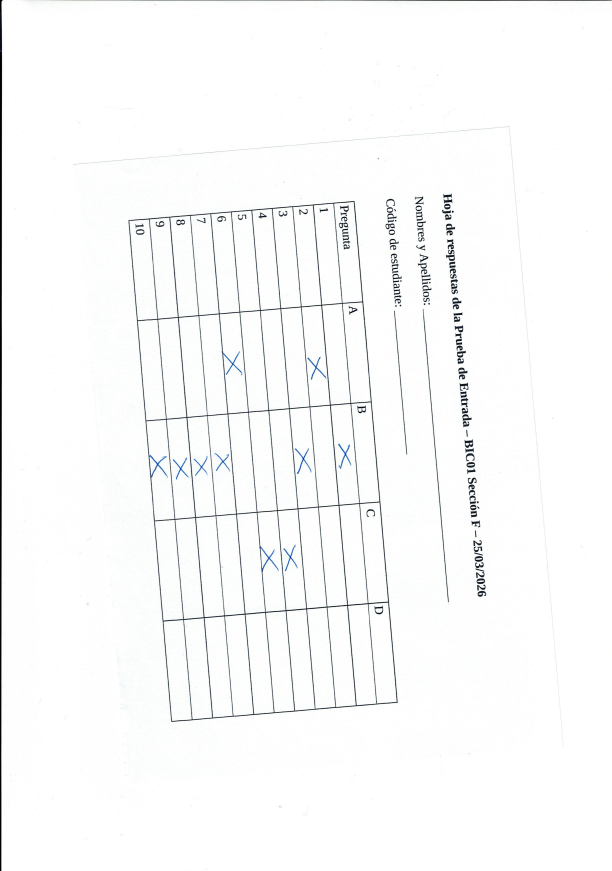
#> input picture PC1/IMG1.jpeg, 2448 x 3484 px (shown at 1/4 size)
$ jupyter execute PC1_CLA.ipynb   (shell and % lines are left out)
#> lines starting #> are read from the running program, lines starting #| are printed output that depends on the picture; after the words box and inside, x2 and y2 are one past the last pixel; in counts of white or black regions, pixels touching at a corner belong together
# Descarga de imágenes

[cell 1]
import gdown

file_id = "1IGYI4jA5vnkkwlkpE-KbaQBCXSZ2OV4p"
url = f"https://drive.google.com/uc?id={file_id}"

gdown.download(url, "IMG2.jpeg", quiet=False)
#> (this line was passed over: gdown is not available in this run)

[cell 2]
import gdown

file_id = "1txXax0YIq-gyt9xvpcbwYQjmAEpV-aeZ"
url = f"https://drive.google.com/uc?id={file_id}"

gdown.download(url, "IMG1.jpeg", quiet=False)
#> (this line was passed over: gdown is not available in this run)

# Su código aquí

[cell 3]
import cv2
import numpy as np
import matplotlib.pyplot as plt

[cell 4]
img = cv2.imread('IMG1.jpeg')[:,:,::-1]
gray = cv2.cvtColor(img, cv2.COLOR_BGR2GRAY)
blur = cv2.GaussianBlur(gray, (5,5), 0)

[cell 5]
plt.imshow(img)

[cell 6]
plt.imshow(gray, cmap = 'gray')

[cell 7]
plt.imshow(blur, cmap = 'gray')

[cell 8]
edges = cv2.Canny(blur, 50, 150)
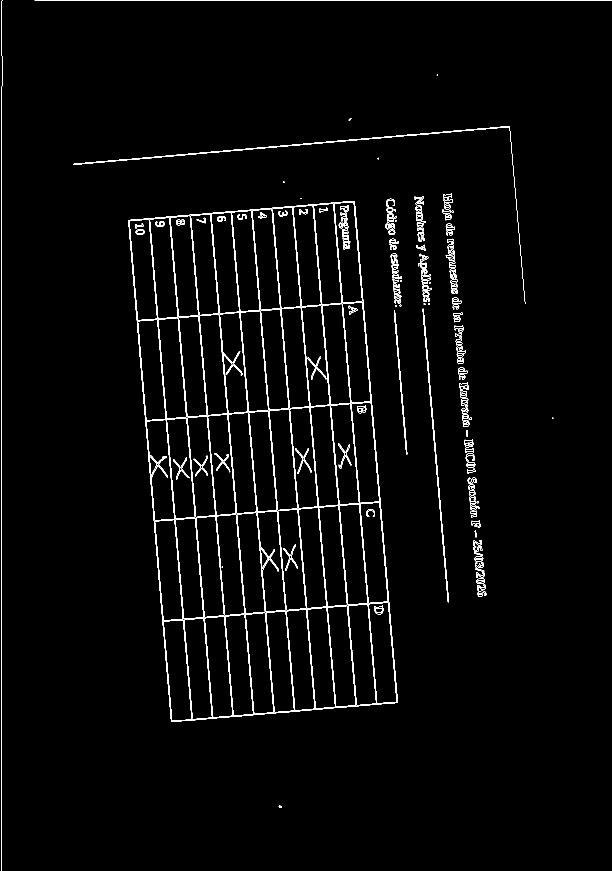
#> edges: shape (3484, 2448) (shown at 1/4 size); 1.1% white in thin lines or dots

[cell 9]
edges

[cell 10]
contours, _ = cv2.findContours(edges, cv2.RETR_EXTERNAL, cv2.CHAIN_APPROX_SIMPLE)
#> contours = 157 contours, 68 with area under 20; largest, box (x1, y1, x2, y2) and area: (514, 804, 1591, 2888) 1829856, (292, 505, 2101, 1216) 5120, (1690, 1235, 1796, 2409) 3886, (1576, 1242, 1629, 1818) 1887, (1857, 1758, 1893, 1792) 830

contours = sorted(contours, key=cv2.contourArea, reverse=True)

for cnt in contours:
    peri = cv2.arcLength(cnt, True)
    approx = cv2.approxPolyDP(cnt, 0.02 * peri, True)

    if len(approx) == 4:
        sheet = approx
        break
#> this loop made 1 pass
#> (peri, sheet) on pass 1: (6032.3, [[1417, 804], [514, 881], [686, 2887], [1590, 2810]])

[cell 11]
pts = sheet.reshape(4,2)
#> pts = [[1417, 804], [514, 881], [686, 2887], [1590, 2810]]

[cell 12]
pts
#> Out has the same summary as pts

[cell 13]
#Definimos los puntos de las esquinas del papel
#Dibujamos los puntos y el poligono en la imagen
puntos = np.float32([[1417,804], [514,881],[686,2887],[1590,2810],])

imgDibujo = img.copy()


cv2.circle(imgDibujo, (1417, 804), 20, (255,0,0), -1)
cv2.circle(imgDibujo, (514, 881), 20, (255,0,0), -1)
cv2.circle(imgDibujo, (686, 2887), 20, (255,0,0), -1)
cv2.circle(imgDibujo, (1590, 2810), 20, (255,0,0), -1)

pts = puntos.reshape((-1,1,2))
cv2.polylines(imgDibujo, [pts.astype(np.int32)], True, (0,255,0), thickness=10)

plt.figure(figsize=(10,10))
plt.imshow(imgDibujo)
plt.show()

[cell 14]
width = 500
height = 700

# Hacemos la transformacion
target = np.float32([[0,0],[width,0],[width,height],[0,height]])


matrix = cv2.getPerspectiveTransform(puntos, target)
result = cv2.warpPerspective(img, matrix, (width,height))
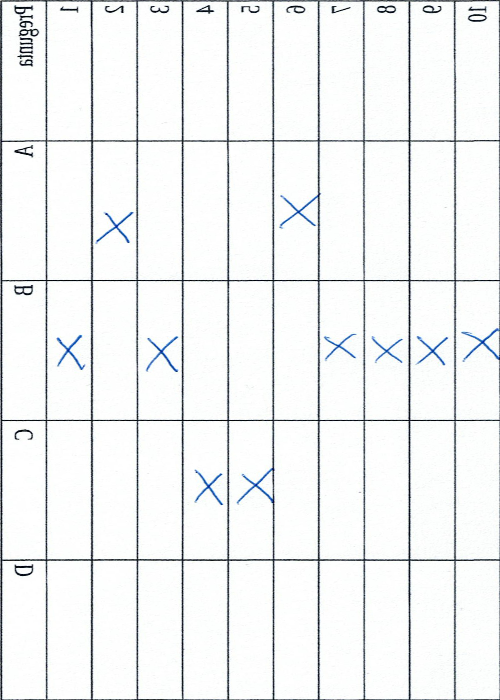
#> result: shape (700, 500, 3); mean R, G, B 240.3, 242.1, 242.5

 #solo quiero invertir la imagen
result = result[:,::-1,]
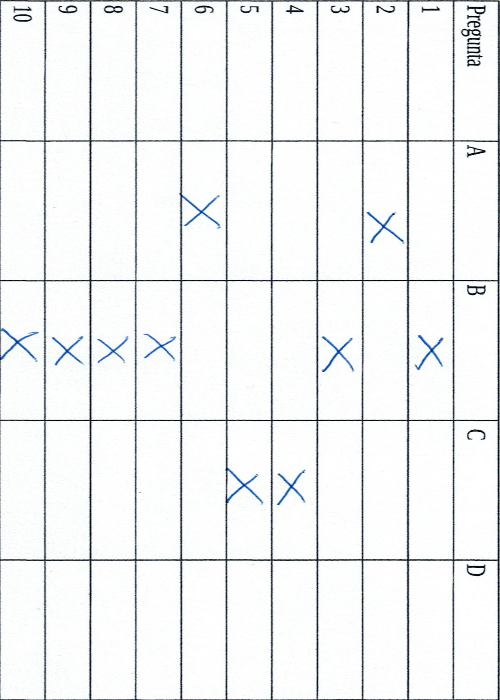
#> result: shape (700, 500, 3); mean R, G, B 240.3, 242.1, 242.5

plt.figure(figsize=(10,10))
plt.imshow(result)
plt.show()

[cell 15]
#limites de color azul para el trabajo
lower_azul = np.array([0,0,0]) #minimo azul
upper_azul = np.array([60,160,255]) #maximo azul

#Buscamos todos los pixeles que estan entre el minimo y maximo azul
mask = cv2.inRange(result, lower_azul, upper_azul)
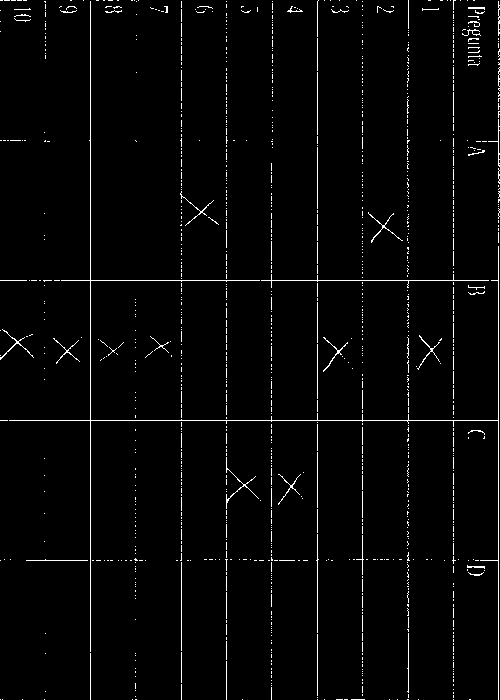
#> mask: shape (700, 500); 2.3% white in thin lines or dots

#Obtenemos solo los pixeles que tienen las propiedades definidas
res = cv2.bitwise_and(result, result, mask = mask)
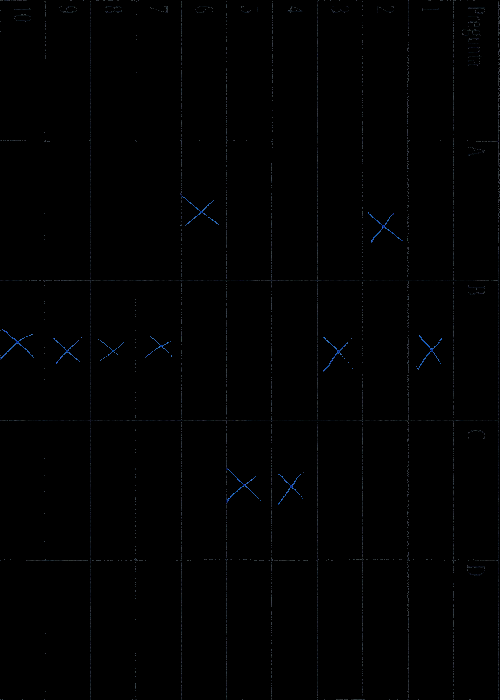
#> res: shape (700, 500, 3); mean R, G, B 0.7, 1, 1.3

plt.figure(figsize=(15,15))
plt.imshow(res)
plt.show()


#Buscamos todos los pixeles que estan entre el minimo y maximo azul
mask2 = cv2.inRange(result, lower_azul, upper_azul)

#Obtenemos solo los pixeles que tienen las propiedades definidas
res2 = cv2.bitwise_and(result, result, mask = mask2)

plt.figure(figsize=(15,15))
plt.imshow(res2)
plt.show()

[cell 16]
# también podemos invertir la imagen para verla un poco mejor.
res3 = 255 - res
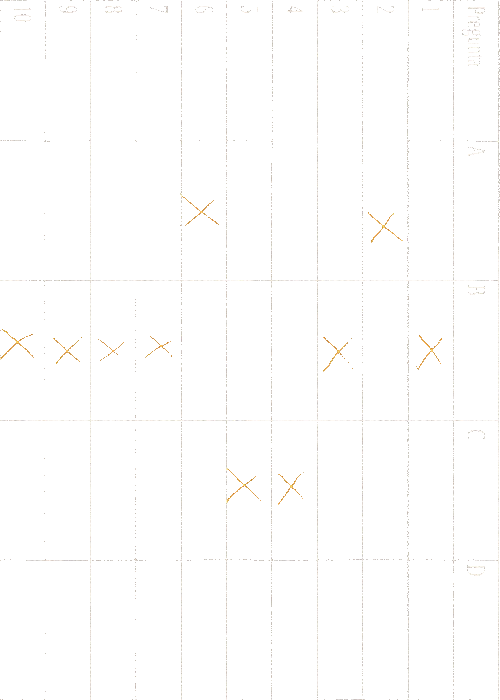
#> res3: shape (700, 500, 3); mean R, G, B 254.3, 254, 253.7
plt.imshow(res3)

[cell 17]
t =180
im_th = res3.copy()
im_th[im_th<t] = 0
im_th[im_th>=t] = 255
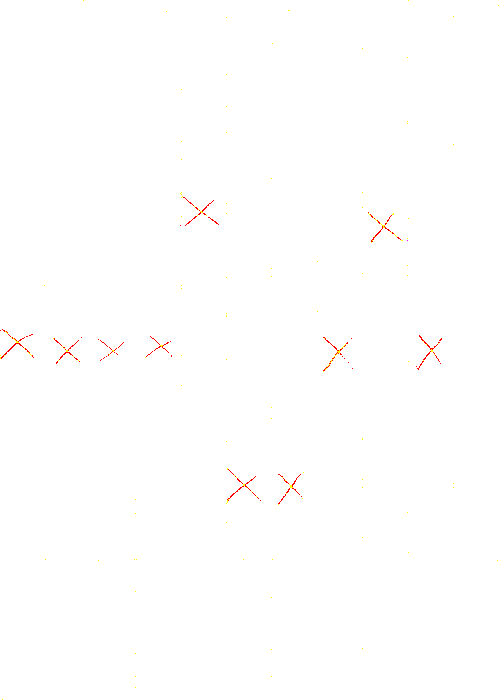
#> im_th: shape (700, 500, 3); mean R, G, B 255, 254.6, 254.4
# binarizar la imagen (2 valores)
plt.figure()
plt.imshow(im_th, cmap='gray')

[cell 18]
blur = cv2.GaussianBlur(im_th, (5,5), 0)
#> blur: shape (700, 500, 3)
edges = cv2.Canny(blur, 50, 150)
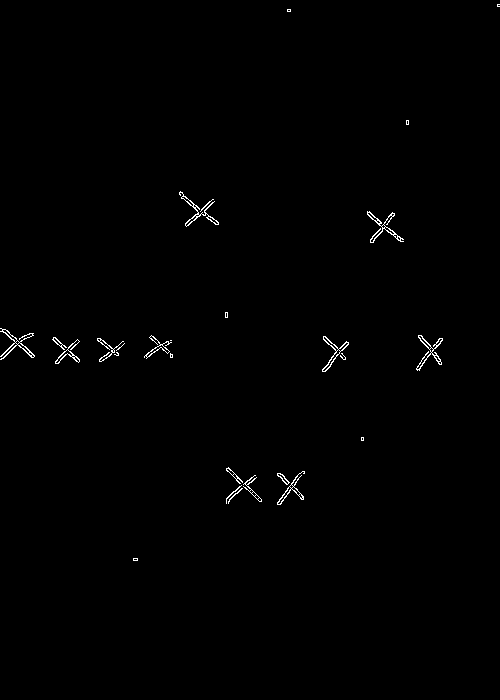
#> edges: shape (700, 500); 0.53% white in thin lines or dots, all inside (x1, y1, x2, y2) = (0, 4, 500, 561)


contours, _ = cv2.findContours(edges, cv2.RETR_EXTERNAL, cv2.CHAIN_APPROX_SIMPLE)
#> contours = 27 contours, 14 with area under 20; largest, box (x1, y1, x2, y2) and area: (322, 336, 349, 372) 190, (179, 191, 219, 227) 170, (0, 328, 35, 360) 168, (367, 211, 404, 243) 168, (416, 335, 443, 371) 156

contours = sorted(contours, key=cv2.contourArea, reverse=True)

for cnt in contours:
    peri = cv2.arcLength(cnt, True)
    approx = cv2.approxPolyDP(cnt, 0.02 * peri, True)

    if len(approx) == 20:
        sheet = approx
        break
#> this loop made 27 passes
#> peri on passes 1 to 12: 123.6, 217.7, 256, 248.1, 226.3, 160.8, 129.7, 158.5, 126.9, 58.91, 35.46, 47.6
#> (peri, approx) on passes 14 to 19: (43.36, [[242, 488], [229, 499], [228, 503], [229, 500]]), (50.18, [[241, 485], [226, 498], [226, 503], [226, 499]]), (14, [[225, 312], [225, 317], [227, 317], [227, 312]]), (36.53, [[213, 199], [209, 201], [200, 211]]), (12, [[133, 558], [133, 560], [137, 560], [137, 558]]), (12, [[406, 120], [406, 124], [408, 124], [408, 120]])

[cell 19]
pts = sheet.reshape(-1, 1, 2)

[cell 20]
pts
#> Out has the same summary as pts
